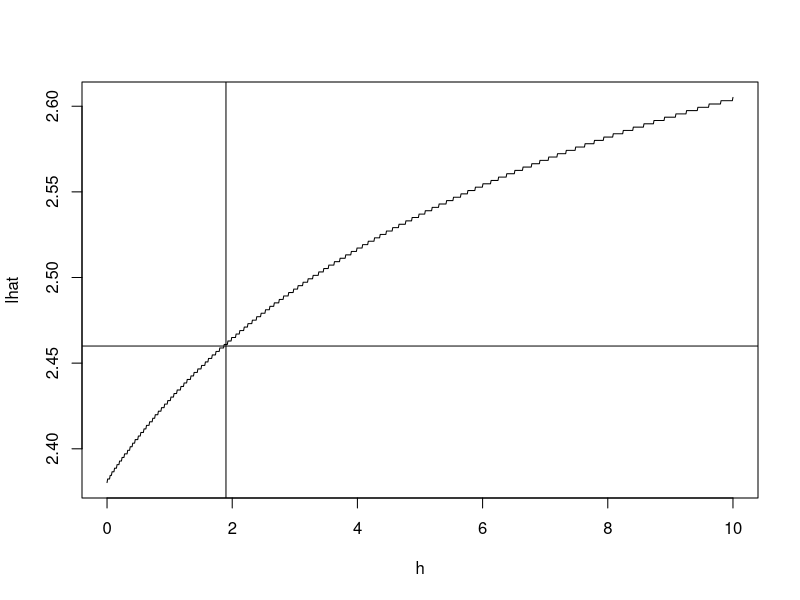
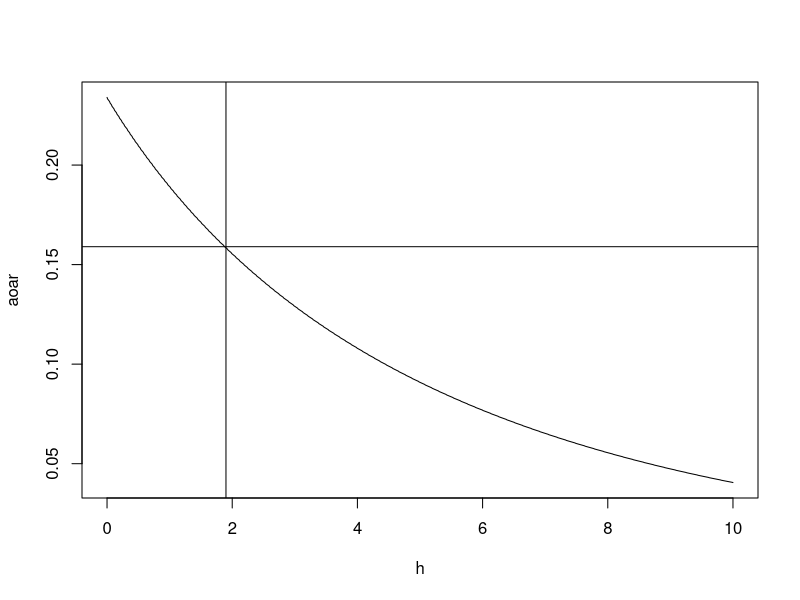
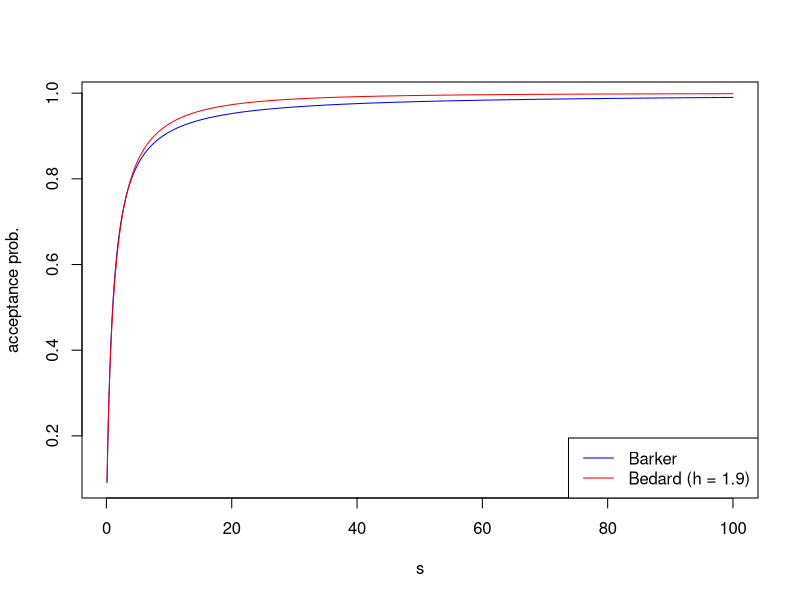

These charts were generated, in order, by the following R code:
theta <- seq(0, 10, length.out = 1e3)
h <- seq(0, 10, length.out = 1e3)
lhat <- numeric(length(h))
aoar <- numeric(length(h))

for(i in 1:length(h)){
  q <- -sqrt(h[i] + theta)/2  
  y <- theta*2*pnorm(q)
  t <- theta[which.max(y)]
  lhat[i] <- sqrt(t)
  aoar[i] <- 2*pnorm(-sqrt(h[i] + t)/2)    
}

plot(h, lhat, type = "l")
abline(h = 2.46)
abline(v = 1.9)
plot(h, aoar, type = "l")
abline(h = 0.159)
abline(v = 1.9)

s <- seq(0.1, 100, length.out = 1e4)
h <- 1.9
barker <- s/(1+s)
bedard <- pnorm((log(s) - h/2)/sqrt(h)) + s*pnorm((-log(s) - h/2)/sqrt(h))

plot(s, barker, type = "l", col = "blue", ylab="acceptance prob.")
lines(s, bedard, col = "red")
legend("bottomright", legend = c("Barker", "Bedard (h = 1.9)"), col = c("blue", "red"), lty = 1)
